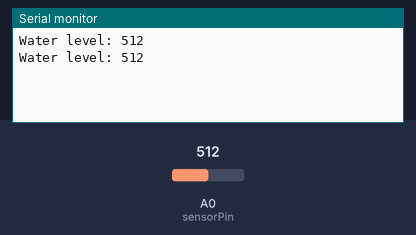
A sketch run on a simulated Arduino Uno, built with avr-gcc and run on an emulated ATmega328P. On the bench: the last lines printed to the serial monitor. The inputs (shaded band) are chosen by the test bench; at power-on: A0 (sensorPin) = 512.

Above: at 2.0 s.
2.1 s: A0 (sensorPin) set to 716
At 2.9 s:
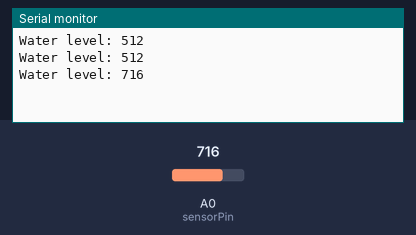
3.6 s: A0 (sensorPin) set to 900
At 5.4 s:
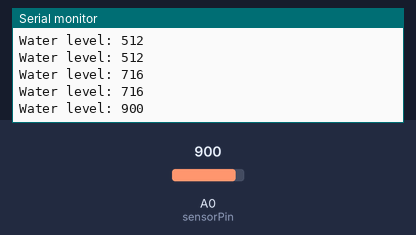
Timing chart, 0 to 6.9 s (numbered marks = the images above; inputs shaded):
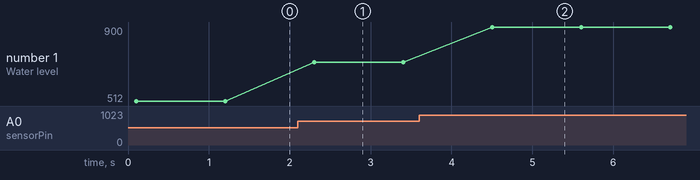

Measured:
- after the input at 2.1 s, the serial monitor: prints a new line after 0.20 s (image 1)
- after the input at 3.6 s, the serial monitor: prints a new line after 0.90 s (image 2)
- plotted number 1: 512 → 716 after the input at 2.1 s, 716 → 900 after the input at 3.6 s

The sketch:

waterlevel.ino
```cpp
#define sensorPower 7
#define sensorPin A0

int val = 0;

void setup() {
  // Set D7 as an OUTPUT
  pinMode(sensorPower, OUTPUT);

  // Set to LOW so no power flows through the sensor
  digitalWrite(sensorPower, LOW);

  Serial.begin(9600);
}

void loop() {
  //get the reading from the function below and print it
  int level = readSensor();

  Serial.print("Water level: ");
  Serial.println(level);

  delay(1000);
}

//This is a function used to get the reading
int readSensor() {
  digitalWrite(sensorPower, HIGH);  // Turn the sensor ON
  delay(100);              // wait 10 milliseconds
  val = analogRead(sensorPin);    // Read the analog value form sensor
  digitalWrite(sensorPower, LOW);   // Turn the sensor OFF
  return val;             // send current reading
}
```
